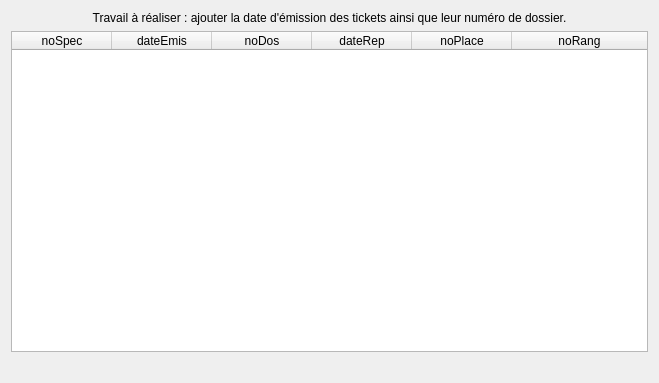
<?xml version="1.0" encoding="UTF-8"?>
<ui version="4.0">
 <class>fct_comp_1</class>
 <widget class="QDialog" name="fct_comp_1">
  <property name="geometry">
   <rect>
    <x>0</x>
    <y>0</y>
    <width>659</width>
    <height>383</height>
   </rect>
  </property>
  <property name="windowTitle">
   <string>Afficher les détails des tickets</string>
  </property>
  <layout class="QVBoxLayout" name="verticalLayout">
   <item>
    <widget class="QLabel" name="label_2">
     <property name="text">
      <string>Travail à réaliser : ajouter la date d'émission des tickets ainsi que leur numéro de dossier.</string>
     </property>
     <property name="alignment">
      <set>Qt::AlignCenter</set>
     </property>
     <property name="wordWrap">
      <bool>true</bool>
     </property>
    </widget>
   </item>
   <item>
    <widget class="QTableWidget" name="table_fct_comp_1">
     <attribute name="horizontalHeaderDefaultSectionSize">
      <number>100</number>
     </attribute>
     <attribute name="horizontalHeaderMinimumSectionSize">
      <number>50</number>
     </attribute>
     <attribute name="horizontalHeaderStretchLastSection">
      <bool>true</bool>
     </attribute>
     <attribute name="verticalHeaderVisible">
      <bool>false</bool>
     </attribute>
     <column>
      <property name="text">
       <string>noSpec</string>
      </property>
     </column>
     <column>
      <property name="text">
       <string>dateEmis</string>
      </property>
     </column>
     <column>
      <property name="text">
       <string>noDos</string>
      </property>
     </column>
     <column>
      <property name="text">
       <string>dateRep</string>
      </property>
     </column>
     <column>
      <property name="text">
       <string>noPlace</string>
      </property>
     </column>
     <column>
      <property name="text">
       <string>noRang</string>
      </property>
     </column>
    </widget>
   </item>
   <item>
    <widget class="QLabel" name="label_fct_comp_1">
     <property name="text">
      <string/>
     </property>
     <property name="alignment">
      <set>Qt::AlignCenter</set>
     </property>
    </widget>
   </item>
  </layout>
 </widget>
 <resources/>
 <connections/>
</ui>
